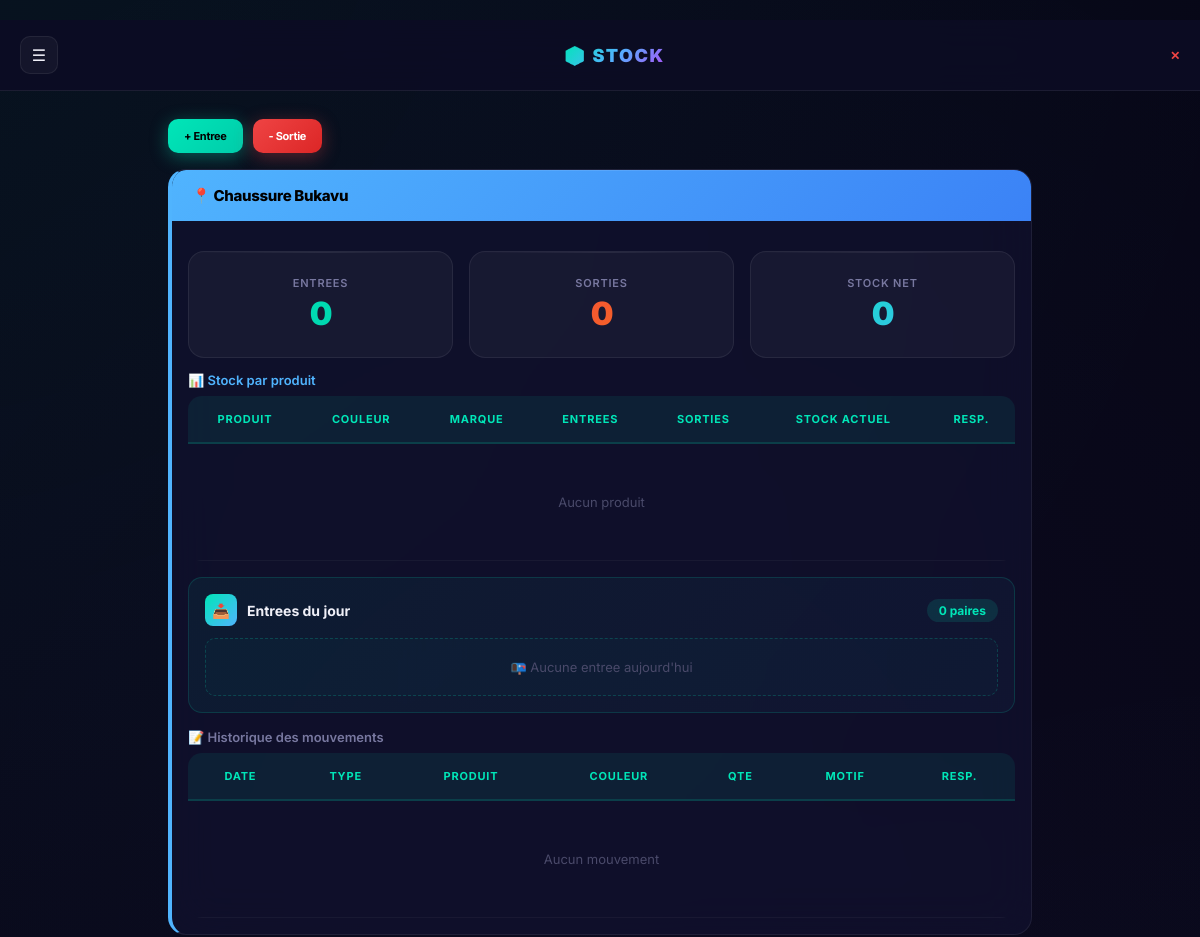
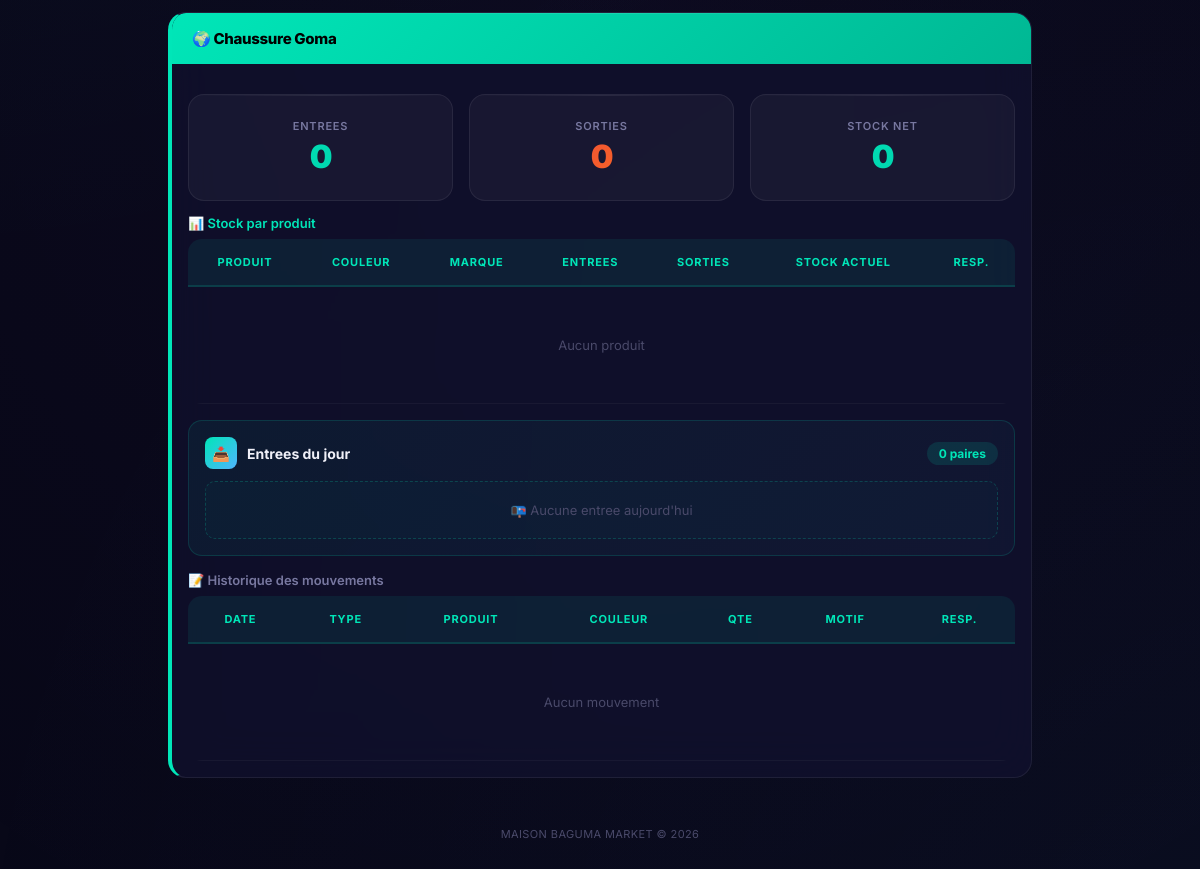
Screenshot of /stock (signed in) with the database file from the repository (2 pictures, top to bottom).
### tables this page shows
CREATE TABLE tenants (id INTEGER PRIMARY KEY, nom TEXT UNIQUE NOT NULL, actif INTEGER DEFAULT 1, date_creation TEXT, localisation TEXT DEFAULT '', type_commerce TEXT DEFAULT 'Chaussures');

### web.py (the view)
@app.route("/stock")
@login_required
def stock():
    conn = get_db()
    etid = get_effective_tid()
    if etid is not None:
        tenants = db_fetchall(conn, "SELECT id, nom FROM tenants WHERE id=%s AND actif=1" if IS_PG else
                              "SELECT id, nom FROM tenants WHERE id=? AND actif=1", (etid,))
    else:
        tenants = db_fetchall(conn, "SELECT id, nom FROM tenants WHERE actif=1 ORDER BY id")
    tenant_data = []
    for t in tenants:
        tid2 = t["id"]
        row = db_fetchone(conn, "SELECT COALESCE(SUM(quantite),0) as s FROM stock WHERE tenant_id=%s AND mouvement='entree'" if IS_PG else
                          "SELECT COALESCE(SUM(quantite),0) as s FROM stock WHERE tenant_id=? AND mouvement='entree'", (tid2,))
        entrees = row["s"]
        row = db_fetchone(conn, "SELECT COALESCE(SUM(quantite),0) as s FROM stock WHERE tenant_id=%s AND mouvement='sortie'" if IS_PG else
                          "SELECT COALESCE(SUM(quantite),0) as s FROM stock WHERE tenant_id=? AND mouvement='sortie'", (tid2,))
        sorties = row["s"]
        stock_row = db_fetchone(conn, "SELECT COALESCE(SUM(stock),0) as s FROM produits WHERE tenant_id=%s" if IS_PG else
                          "SELECT COALESCE(SUM(stock),0) as s FROM produits WHERE tenant_id=?", (tid2,))
        stock_total = stock_row["s"]
        stock_produits = db_fetchall(conn, """SELECT p.nom as produit_nom, p.stock as stock_actuel, p.id as produit_id,
                       COALESCE(SUM(CASE WHEN s.mouvement='entree' THEN s.quantite ELSE 0 END),0) as total_entrees,
                       COALESCE(SUM(CASE WHEN s.mouvement='sortie' THEN s.quantite ELSE 0 END),0) as total_sorties,
                       (SELECT s2.couleur FROM stock s2 WHERE s2.product_id=p.id AND s2.tenant_id=%s AND s2.couleur != '' ORDER BY s2.date_mouvement DESC LIMIT 1) as couleur,
                       (SELECT s2.code_produit FROM stock s2 WHERE s2.product_id=p.id AND s2.tenant_id=%s AND s2.code_produit != '' ORDER BY s2.date_mouvement DESC LIMIT 1) as code_produit,
                       (SELECT s2.marque FROM stock s2 WHERE s2.product_id=p.id AND s2.tenant_id=%s AND s2.marque != '' ORDER BY s2.date_mouvement DESC LIMIT 1) as marque,
                       (SELECT u.login FROM stock s2 JOIN utilisateurs u ON s2.user_id=u.id
                        WHERE s2.product_id=p.id AND s2.tenant_id=%s
                        ORDER BY s2.date_mouvement DESC LIMIT 1) as responsable
                FROM produits p
                LEFT JOIN stock s ON s.product_id=p.id AND s.tenant_id=%s
                WHERE p.tenant_id=%s
                GROUP BY p.id, p.nom, p.stock
                ORDER BY p.nom""" if IS_PG else """SELECT p.nom as produit_nom, p.stock as stock_actuel, p.id as produit_id,
                       COALESCE(SUM(CASE WHEN s.mouvement='entree' THEN s.quantite ELSE 0 END),0) as total_entrees,
                       COALESCE(SUM(CASE WHEN s.mouvement='sortie' THEN s.quantite ELSE 0 END),0) as total_sorties,
                       (SELECT s2.couleur FROM stock s2 WHERE s2.product_id=p.id AND s2.tenant_id=? AND s2.couleur != '' ORDER BY s2.date_mouvement DESC LIMIT 1) as couleur,
                       (SELECT s2.code_produit FROM stock s2 WHERE s2.product_id=p.id AND s2.tenant_id=? AND s2.code_produit != '' ORDER BY s2.date_mouvement DESC LIMIT 1) as code_produit,
                       (SELECT s2.marque FROM stock s2 WHERE s2.product_id=p.id AND s2.tenant_id=? AND s2.marque != '' ORDER BY s2.date_mouvement DESC LIMIT 1) as marque,
                       (SELECT u.login FROM stock s2 JOIN utilisateurs u ON s2.user_id=u.id
                        WHERE s2.product_id=p.id AND s2.tenant_id=?
                        ORDER BY s2.date_mouvement DESC LIMIT 1) as responsable
                FROM produits p
                LEFT JOIN stock s ON s.product_id=p.id AND s.tenant_id=?
                WHERE p.tenant_id=?
                GROUP BY p.id, p.nom, p.stock
                ORDER BY p.nom""", (tid2, tid2, tid2, tid2, tid2, tid2))
        historique = db_fetchall(conn, """SELECT s.date_mouvement, s.mouvement, p.nom, s.code_produit, s.couleur, s.quantite, u.login, s.motif
                FROM stock s JOIN produits p ON s.product_id=p.id JOIN utilisateurs u ON s.user_id=u.id
                WHERE s.tenant_id=%s ORDER BY s.date_mouvement DESC LIMIT 50""" if IS_PG else """SELECT s.date_mouvement, s.mouvement, p.nom, s.code_produit, s.couleur, s.quantite, u.login, s.motif
                FROM stock s JOIN produits p ON s.product_id=p.id JOIN utilisateurs u ON s.user_id=u.id
                WHERE s.tenant_id=? ORDER BY s.date_mouvement DESC LIMIT 50""", (tid2,))
        today = datetime.now().strftime("%Y-%m-%d")
        entrees_jour = db_fetchall(conn, """SELECT s.date_mouvement, p.nom, s.couleur, s.marque, s.code_produit, s.quantite, u.login, s.motif
                FROM stock s JOIN produits p ON s.product_id=p.id JOIN utilisateurs u ON s.user_id=u.id
                WHERE s.tenant_id=%s AND s.mouvement='entree' AND SUBSTRING(s.date_mouvement,1,10)=%s
                ORDER BY s.date_mouvement DESC""" if IS_PG else """SELECT s.date_mouvement, p.nom, s.couleur, s.marque, s.code_produit, s.quantite, u.login, s.motif
                FROM stock s JOIN produits p ON s.product_id=p.id JOIN utilisateurs u ON s.user_id=u.id
                WHERE s.tenant_id=? AND s.mouvement='entree' AND SUBSTR(s.date_mouvement,1,10)=?
                ORDER BY s.date_mouvement DESC""", (tid2, today))
        qte_entrees_jour = db_fetchone(conn, "SELECT COALESCE(SUM(quantite),0) as s FROM stock WHERE tenant_id=%s AND mouvement='entree' AND SUBSTRING(date_mouvement,1,10)=%s" if IS_PG else
                        "SELECT COALESCE(SUM(quantite),0) as s FROM stock WHERE tenant_id=? AND mouvement='entree' AND SUBSTR(date_mouvement,1,10)=?", (tid2, today))
        nb_entrees_jour = qte_entrees_jour["s"] if qte_entrees_jour else 0
        tenant_data.append({"id": tid2, "nom": t["nom"], "entrees": entrees, "sorties": sorties,
                            "net": stock_total, "stock_produits": stock_produits, "historique": historique,
                            "entrees_jour": entrees_jour, "nb_entrees_jour": nb_entrees_jour})
    if etid is not None:
        prods = db_fetchall(conn, "SELECT id, nom FROM produits WHERE tenant_id=%s ORDER BY nom" if IS_PG else
                            "SELECT id, nom FROM produits WHERE tenant_id=? ORDER BY nom", (etid,))
    else:
        prods = db_fetchall(conn, "SELECT id, nom FROM produits ORDER BY nom")
    if etid is not None:
        users = db_fetchall(conn, "SELECT id, login FROM utilisateurs WHERE tenant_id IN (0,%s)" if IS_PG else
                            "SELECT id, login FROM utilisateurs WHERE tenant_id IN (0,?)", (etid,))
    else:
        users = db_fetchall(conn, "SELECT id, login FROM utilisateurs")
    stock_faible = []
    try:
        if etid is not None:
            sf = db_fetchall(conn, "SELECT p.nom, p.stock, p.couleur, p.code, t.nom as tenant_nom FROM produits p JOIN tenants t ON p.tenant_id=t.id WHERE p.stock<=5 AND p.tenant_id=%s ORDER BY p.stock ASC" if IS_PG else
                             "SELECT p.nom, p.stock, p.couleur, p.code, t.nom as tenant_nom FROM produits p JOIN tenants t ON p.tenant_id=t.id WHERE p.stock<=5 AND p.tenant_id=? ORDER BY p.stock ASC", (etid,))
        else:
            sf = db_fetchall(conn, "SELECT p.nom, p.stock, p.couleur, p.code, t.nom as tenant_nom FROM produits p JOIN tenants t ON p.tenant_id=t.id WHERE p.stock<=5 ORDER BY p.stock ASC")
        stock_faible = sf if sf else []
    except Exception:
        pass
    conn.close()
    return render_template("stock.html", tenant_data=tenant_data, is_admin=is_admin(), prods=prods, users=users, stock_faible=stock_faible)

### web.py (called while the page is built, shortened)
@app.after_request
def add_headers(response):
    if request.path.startswith("/static/"):
        response.headers["Cache-Control"] = "public, max-age=86400"
    else:
        response.headers["Cache-Control"] = "no-store, no-cache, must-revalidate, max-age=0"
        response.headers["Pragma"] = "no-cache"
        response.headers["Expires"] = "0"
    return response

def get_db():
    if IS_PG:
        import psycopg
        import psycopg.rows
        conn = psycopg.connect(DB_URL, sslmode="require", row_factory=psycopg.rows.dict_row)
        return conn
    else:
        import sqlite3
        conn = sqlite3.connect(LOCAL_DB)
        conn.row_factory = sqlite3.Row
        return conn

def db_fetchone(conn, sql, params=()):
    cur = conn.execute(sql, params)
    return cur.fetchone()

def db_fetchall(conn, sql, params=()):
    cur = conn.execute(sql, params)
    return cur.fetchall()

def login_required(f):
    from functools import wraps
    @wraps(f)
    def decorated(*args, **kwargs):
        if "user_id" not in session:
            return redirect(url_for("login"))
        return f(*args, **kwargs)
    return decorated

def is_admin():
    return session.get("tenant_id", 0) == 0 and session.get("role") == "admin"

def get_effective_tid():
    if is_admin():
        return session.get("view_tenant")
    return session.get("tenant_id")

def get_mode_dg(conn, tenant_id):
    cur = conn.execute("SELECT value FROM settings WHERE tenant_id=%s AND key='mode_dg'" if IS_PG else
                       "SELECT value FROM settings WHERE tenant_id=? AND key='mode_dg'", (tenant_id,))
    row = cur.fetchone()
    if row:
        v = row[0] if isinstance(row, tuple) else row.get("value", "")
        if str(v) == "1" or v == 1 or v is True:
            return True
    return False

@app.template_filter('dg')
def dg_filter(val):
    dg = session.get("dg_mode")
    if dg is None or dg is False:
        try:
            conn = get_db()
            cur = conn.execute("SELECT value FROM settings WHERE tenant_id=0 AND key='mode_dg'" if IS_PG else
                               "SELECT value FROM settings WHERE tenant_id=0 AND key='mode_dg'")
            row = cur.fetchone()
            conn.close()
        except Exception:
            pass
        session["dg_mode"] = False
        return val
    return int(round(val * 0.5))

### templates/stock.html (shortened to what this page needs)
﻿{% extends "base.html" %}
{% block body %}
<div class="topbar">
<button class="menu-btn" onclick="toggleNav()">☰</button>
<h1 class="brand">📦 Stock</h1>
<a href="/logout" style="color:var(--red);font-size:12px;font-weight:600">✕</a>
</div>
<div class="container">
<div style="display:flex;gap:10px;margin-bottom:16px">
<button class="btn btn-green btn-sm" onclick="document.getElementById('modalEntree').style.display='flex'">+ Entree</button>
<button class="btn btn-red btn-sm" onclick="document.getElementById('modalSortie').style.display='flex'">- Sortie</button>
</div>
{% for t in tenant_data %}
<div class="card" style="overflow:hidden;padding:0;border-left:4px solid {% if 'Goma' in t.nom %}var(--accent){% else %}var(--blue){% endif %}">
<div class="card-header" style="background:{% if 'Goma' in t.nom %}linear-gradient(135deg,var(--accent),#00b894){% else %}linear-gradient(135deg,var(--blue),#3b82f6){% endif %}">{% if 'Bukavu' in t.nom %}📍{% else %}🌍{% endif %} {{t.nom}}</div>
<div style="padding:16px">
<div class="stats">
<div class="stat"><div class="label">Entrees</div><div class="value green">{{ t.entrees|dg }}</div></div>
<div class="stat"><div class="label">Sorties</div><div class="value red">{{ t.sorties|dg }}</div></div>
<div class="stat"><div class="label">Stock Net</div><div class="value {% if 'Goma' in t.nom %}green{% endif %}">{{ t.net|dg }}</div></div>
</div>
<h3 style="font-size:13px;color:{% if 'Goma' in t.nom %}var(--accent){% else %}var(--blue){% endif %};margin:14px 0 8px;font-weight:600">📊 Stock par produit</h3>
<div class="table-scroll">
<table>
<tr><th>Produit</th><th>Couleur</th><th>Marque</th><th>Entrees</th><th>Sorties</th><th>Stock Actuel</th><th>Resp.</th></tr>
{% if not t.stock_produits %}<tr><td colspan="7" class="empty">Aucun produit</td></tr>{% endif %}
</table>
</div>
<div style="margin:16px 0;padding:16px;background:linear-gradient(135deg,rgba(0,230,184,0.06),rgba(80,180,254,0.04));border:1px solid rgba(0,230,184,0.15);border-radius:14px">
<div style="display:flex;align-items:center;gap:10px;margin-bottom:12px">
<div style="width:32px;height:32px;background:linear-gradient(135deg,var(--accent),var(--blue));border-radius:8px;display:flex;align-items:center;justify-content:center;font-size:14px">📥</div>
<div style="font-size:14px;font-weight:700;color:var(--txt)">Entrees du jour</div>
<div style="margin-left:auto;padding:4px 12px;border-radius:20px;background:rgba(0,230,184,0.12);color:var(--accent);font-size:12px;font-weight:700">{{ t.nb_entrees_jour|dg }} paires</div>
</div>
{% if t.entrees_jour %}
<div class="table-scroll">
<table>
<tr><th>Heure</th><th>Produit</th><th>Couleur</th><th>Marque</th><th>Code</th><th>Qte</th><th>Motif</th><th>Resp.</th></tr>
{% for e in t.entrees_jour %}
<tr style="border-left:3px solid var(--accent)">
<td style="font-size:11px;color:var(--txt2)">{{e.date_mouvement[11:16]}}</td>
<td style="font-weight:500">{{e.nom}}</td>
<td style="font-weight:500">{{e.couleur or '-'}}</td>
<td style="color:var(--txt2)">{{e.marque or '-'}}</td>
<td style="font-size:11px;color:var(--txt2)">{{e.code_produit or '-'}}</td>
<td class="tag-entree" style="font-weight:700">+{{ e.quantite|dg }}</td>
<td style="font-size:11px;color:var(--txt2)">{{e.motif or '-'}}</td>
<td style="font-size:11px;color:var(--txt2)">{{e.login}}</td>
</tr>
{% endfor %}
</table>
</div>
{% else %}
<div style="padding:20px;text-align:center;color:var(--txt3);font-size:13px;border:1px dashed rgba(0,230,184,0.2);border-radius:10px;background:rgba(0,230,184,0.02)">📭 Aucune entree aujourd'hui</div>
{% endif %}
</div>
<h3 style="font-size:13px;color:var(--txt2);margin:16px 0 8px;font-weight:600">📝 Historique des mouvements</h3>
<div class="table-scroll">
<table>
<tr><th>Date</th><th>Type</th><th>Produit</th><th>Couleur</th><th>Qte</th><th>Motif</th><th>Resp.</th></tr>
{% if not t.historique %}<tr><td colspan="7" class="empty">Aucun mouvement</td></tr>{% endif %}
</table>
</div>
</div></div>
{% endfor %}
<div class="footer">MAISON BAGUMA MARKET &copy; 2026</div>
</div>
{% endblock %}

### rows the page displays
tenants: nom "Chaussure Bukavu", entrees|dg "0", sorties|dg "0", net|dg "0", nb_entrees_jour|dg "0"
tenants: nom "Chaussure Goma", entrees|dg "0", sorties|dg "0", net|dg "0", nb_entrees_jour|dg "0"
